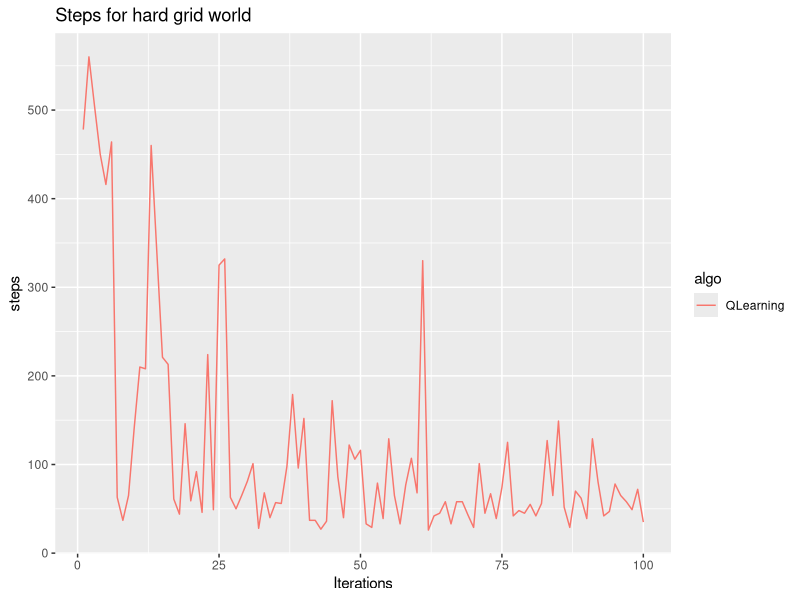
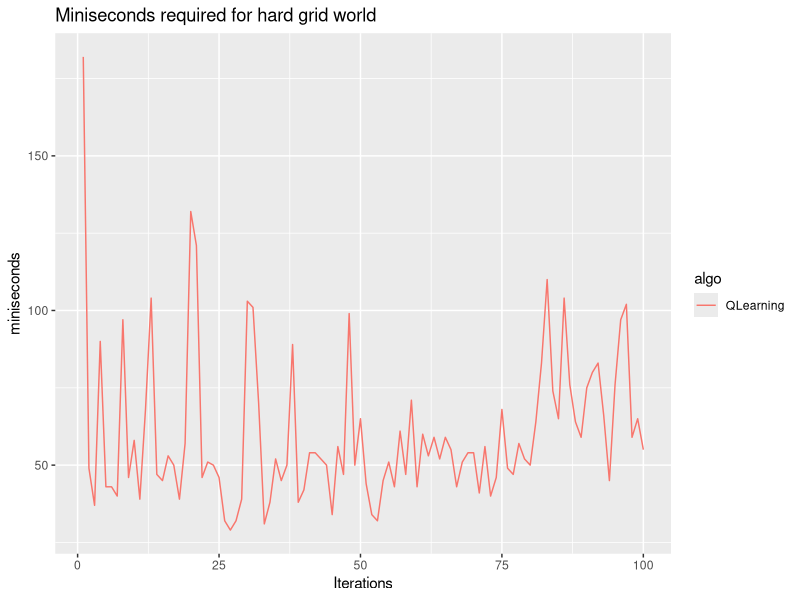
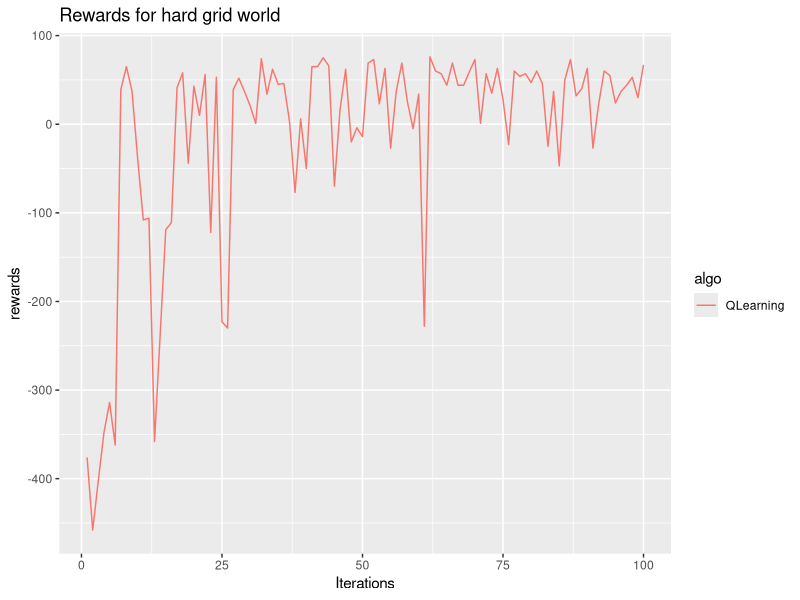

These charts were generated, in order, by the following R code:
# graph the reinforcement learning for hard grid world
library(ggplot2)
library(reshape)

Iterations <- seq(1, 100)
## graph the steps
#ValueIteration <- c(3686,428,41,45,31,36,34,27,31,25,31,39,38,21,26,33,25,23,24,24,25,27,23,28,29,25,27,28,32,27,23,30,25,28,28,24,36,26,23,31,32,29,32,28,29,31,27,28,25,29,26,30,26,29,27,22,23,29,23,23,26,26,27,26,32,29,23,23,28,28,25,26,28,26,28,23,26,25,25,36,31,23,21,26,34,35,24,25,22,26,21,21,26,26,26,26,27,36,23,25)
#PolicyIteration <- c(3873,2839,5712,368,124,169,92,27,36,28,24,21,27,27,27,30,36,30,28,34,23,26,24,32,25,25,25,25,23,27,27,33,32,32,23,22,35,34,31,27,24,31,21,28,35,29,24,30,23,31,25,39,25,27,21,24,23,29,30,24,25,30,21,26,26,27,27,37,26,37,21,34,24,22,24,31,27,23,27,23,21,25,23,29,24,21,26,25,23,27,25,24,34,28,28,25,21,29,32,28)
QLearning <- c(478,560,504,450,416,464,63,37,65,141,210,208,460,340,221,213,61,44,146,59,92,46,224,49,325,332,63,50,65,81,101,28,68,40,57,56,98,179,96,152,37,37,27,36,172,86,40,122,106,116,33,29,79,39,129,65,33,77,107,68,330,26,42,45,58,33,58,58,43,29,101,45,67,39,74,125,42,48,45,55,42,56,127,65,149,52,29,70,62,39,129,80,42,47,78,65,58,49,72,35)


steps <- cbind(Iterations, QLearning) 
steps <- as.matrix(steps)

rownames(steps) <- steps[,'Iterations']
steps <- subset(steps, select = -c(Iterations))
steps <- melt(steps, id.vars = 'Iterations', variable.names = 'algo')
colnames(steps) <- c('Iterations', 'algo', 'steps')

head(steps)
tail(steps)

ggplot(steps, aes(Iterations, steps)) + 
        geom_line(aes(colour = algo)) + 
        ggtitle("Steps for hard grid world") #+ ylim(0, 500)

# graph the times
#ValueIteration <- c(215,12,18,18,23,21,22,49,39,42,35,33,38,31,36,39,81,149,114,35,40,51,57,69,52,59,77,134,146,55,50,51,64,60,62,58,68,64,156,139,171,72,79,64,83,76,72,80,86,88,111,104,101,88,116,92,96,103,97,106,97,107,105,109,105,108,98,110,91,119,98,102,114,115,126,108,134,113,124,124,115,135,139,140,176,127,141,142,137,133,141,129,136,136,148,143,134,145,275,201)
#PolicyIteration <- c(13,15,12,20,24,25,19,40,38,43,44,37,42,49,45,45,48,51,64,53,66,79,70,69,62,74,73,88,100,75,88,91,86,107,103,105,122,105,132,123,101,114,119,113,118,124,137,125,120,137,149,137,161,142,168,159,165,158,164,176,166,156,182,204,173,193,166,164,193,229,205,188,213,201,393,250,240,210,219,229,228,227,283,230,234,238,246,273,260,257,252,275,280,267,275,250,274,278,264,294)
QLearning <- c(182,49,37,90,43,43,40,97,46,58,39,68,104,47,45,53,50,39,57,132,121,46,51,50,46,32,29,32,39,103,101,70,31,38,52,45,50,89,38,42,54,54,52,50,34,56,47,99,50,65,44,34,32,45,51,43,61,47,71,43,60,53,59,52,59,55,43,51,54,54,41,56,40,46,68,49,47,57,52,50,64,83,110,74,65,104,76,64,59,75,80,83,66,45,76,97,102,59,65,55)

times <- cbind(Iterations, QLearning)
times <- as.matrix(times)

rownames(times) <- times[,'Iterations']
times <- subset(times, select = -c(Iterations))
times <- melt(times, id.vars = 'Iterations', variable.names = 'algo')
colnames(times) <- c('Iterations', 'algo', 'miniseconds')

head(times)
tail(times)

ggplot(times, aes(Iterations, miniseconds)) + 
        geom_line(aes(colour = algo)) + 
        ggtitle("Miniseconds required for hard grid world")





# graph the rewards
#ValueIteration <- c(-3584.0,-326.0,61.0,57.0,71.0,66.0,68.0,75.0,71.0,77.0,71.0,63.0,64.0,81.0,76.0,69.0,77.0,79.0,78.0,78.0,77.0,75.0,79.0,74.0,73.0,77.0,75.0,74.0,70.0,75.0,79.0,72.0,77.0,74.0,74.0,78.0,66.0,76.0,79.0,71.0,70.0,73.0,70.0,74.0,73.0,71.0,75.0,74.0,77.0,73.0,76.0,72.0,76.0,73.0,75.0,80.0,79.0,73.0,79.0,79.0,76.0,76.0,75.0,76.0,70.0,73.0,79.0,79.0,74.0,74.0,77.0,76.0,74.0,76.0,74.0,79.0,76.0,77.0,77.0,66.0,71.0,79.0,81.0,76.0,68.0,67.0,78.0,77.0,80.0,76.0,81.0,81.0,76.0,76.0,76.0,76.0,75.0,66.0,79.0,77.0)
#PolicyIteration <- c(-3771.0,-2737.0,-5610.0,-266.0,-22.0,-67.0,10.0,75.0,66.0,74.0,78.0,81.0,75.0,75.0,75.0,72.0,66.0,72.0,74.0,68.0,79.0,76.0,78.0,70.0,77.0,77.0,77.0,77.0,79.0,75.0,75.0,69.0,70.0,70.0,79.0,80.0,67.0,68.0,71.0,75.0,78.0,71.0,81.0,74.0,67.0,73.0,78.0,72.0,79.0,71.0,77.0,63.0,77.0,75.0,81.0,78.0,79.0,73.0,72.0,78.0,77.0,72.0,81.0,76.0,76.0,75.0,75.0,65.0,76.0,65.0,81.0,68.0,78.0,80.0,78.0,71.0,75.0,79.0,75.0,79.0,81.0,77.0,79.0,73.0,78.0,81.0,76.0,77.0,79.0,75.0,77.0,78.0,68.0,74.0,74.0,77.0,81.0,73.0,70.0,74.0)
QLearning <- c(-376.0,-458.0,-402.0,-348.0,-314.0,-362.0,39.0,65.0,37.0,-39.0,-108.0,-106.0,-358.0,-238.0,-119.0,-111.0,41.0,58.0,-44.0,43.0,10.0,56.0,-122.0,53.0,-223.0,-230.0,39.0,52.0,37.0,21.0,1.0,74.0,34.0,62.0,45.0,46.0,4.0,-77.0,6.0,-50.0,65.0,65.0,75.0,66.0,-70.0,16.0,62.0,-20.0,-4.0,-14.0,69.0,73.0,23.0,63.0,-27.0,37.0,69.0,25.0,-5.0,34.0,-228.0,76.0,60.0,57.0,44.0,69.0,44.0,44.0,59.0,73.0,1.0,57.0,35.0,63.0,28.0,-23.0,60.0,54.0,57.0,47.0,60.0,46.0,-25.0,37.0,-47.0,50.0,73.0,32.0,40.0,63.0,-27.0,22.0,60.0,55.0,24.0,37.0,44.0,53.0,30.0,67.0)

rewards <- cbind(Iterations, QLearning)

rewards <- as.matrix(rewards)
rownames(rewards) <- rewards[,'Iterations']
rewards <- subset(rewards, select = -c(Iterations))
rewards <- melt(rewards, id.vars = 'Iterations', variable.names = 'algo')
colnames(rewards) <- c('Iterations', 'algo', 'rewards')

head(rewards)
tail(rewards)

ggplot(rewards, aes(Iterations, rewards)) + 
        geom_line(aes(colour = algo)) + 
        ggtitle("Rewards for hard grid world") 

        ylim(-500, 100)
